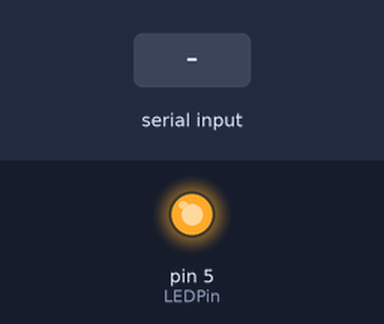
Recording of a sketch running on a simulated Arduino Uno, built with avr-gcc and run on an emulated ATmega328P. Shown: output pins drawn as LEDs (lit = HIGH). The inputs (shaded band) are chosen by the test bench. What the sketch prints to the serial monitor is not drawn.

Above: at 1.2 s.
1.3 s: "block\n" received over Serial
At 2.4 s:
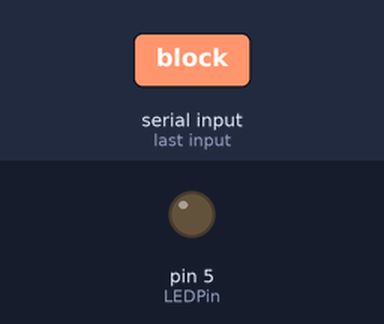
2.8 s: "1\n" received over Serial
At 3.4 s:
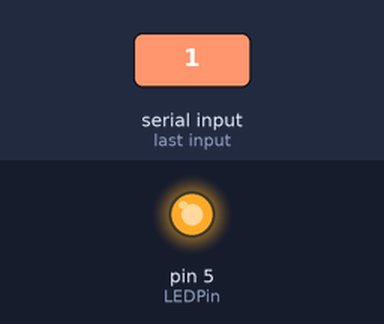
Timing chart, 0 to 5.8 s (numbered marks = the images above; inputs shaded):
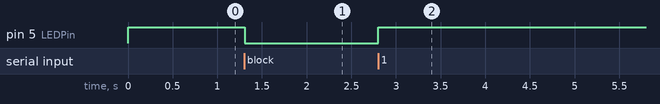

The sketch:

simpleSwitch.ino
```cpp
//setting pin 5 as output
int LEDPin = 5;

//global variable input
String input;

// Runs once to set important values and define rules
void setup() {

  // State that LEDPin will be used for outputting a current
  pinMode(LEDPin, OUTPUT);

  // Used to communicate between the Arduino and your computer
  // We wish to transfer 960 characters per second
  Serial.begin(9600);

  // Prints a message in the serial monitor
  Serial.println("Enter block to stop the current flow");

 //current flows as default
 digitalWrite(LEDPin, HIGH);

}

void loop() {


  // Check for the number of bytes we can read from the serial
  // port. If greater then 0 it is connected
  if(Serial.available() > 0){

    // Save input from serial point into array of chars named input
    char c = Serial.read();

    if (c == '\n'){
      handleCommand(input);
      input = "";
    }
    else{
      input += c;
    }
  }
}

void handleCommand(String com){
  // block current flow when user inputs 'block'
  if(com == "block"){
    digitalWrite(LEDPin, LOW);
    delay(500);
  }
  else{
    digitalWrite(LEDPin, HIGH);
    delay(500);
   }
}
```

Measured:
- after the input at 1.3 s, pin 5 (LEDPin): HIGH → LOW at once
- after the input at 2.8 s, pin 5 (LEDPin): LOW → HIGH at once
